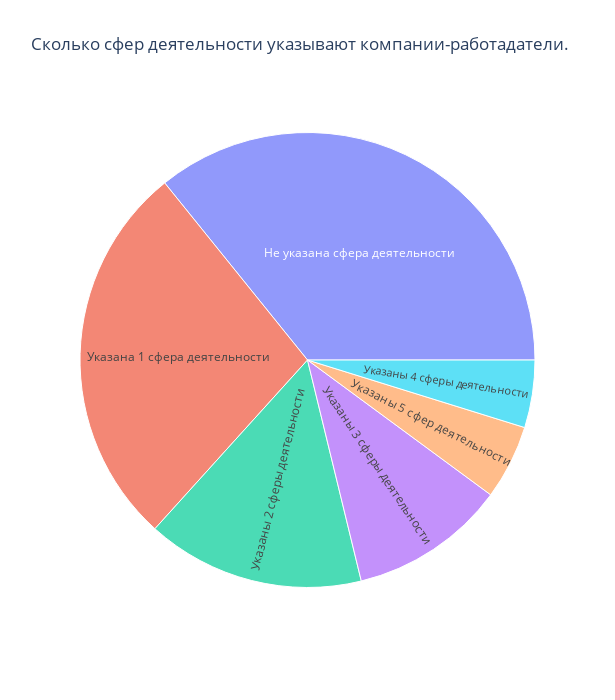

Notebook code cell kept with this figure:
### Code cell
# результат запроса

result = pd.read_sql_query(query_5_5, connection)
print(f"На 3-м месте в алфавитном списке находится компания «{result.iloc[0, 0]}», у которой указано четыре сферы деятельности.")

# Для лучшего понимания указывают ли работодатели сферу деятельности и количество отмеченных сфер деятельности, построим круговую диаграмму
import plotly.express as px

result_1 = pd.read_sql_query(query_5_5_1, connection)
result_1['percent'] = round(result_1['count']/(result_1['count'].sum())*100, 1)
labels = {0:'Не указана сфера деятельности', 1:'Указана 1 сфера деятельности', 2:'Указаны 2 сферы деятельности',3:'Указаны 3 сферы деятельности', 4:'Указаны 4 сферы деятельности', 5:'Указаны 5 сфер деятельности'}
result_1['count_industries_of_employers'] = result_1['count_industries_of_employers'].replace(labels)
fig = px.sunburst(data_frame=result_1, path=['count_industries_of_employers'], values='percent', width=615, height=700, 
                  title="Сколько сфер деятельности указывают компании-работадатели.")
                  #labels = {0:'Не указана сфера деятельности', 1:'Указана одна сфера деятельности', 2:'Указаны две сферы деятельности', 3:'Указаны три сферы деятельности', 4:'Указаны четыре сферы деятельности', 5:'Указаны пять сфер деятельности'})
                 # names=['Не указана сфера деятельности', 'Указана одна сфера деятельности', 'Указаны две сферы деятельности', 'Указаны три сферы деятельности', 'Указаны четыре сферы деятельности', 'Указаны пять сфер деятельности'])
fig.show("png")
#result_1

### Figure 1 — Plotly figure (JSON) as saved in the notebook; plotly's stock layout.template omitted (floating-point values rounded to 4 significant figures)
{"data": [{"branchvalues": "total", "domain": {"x": [0, 1], "y": [0, 1]}, "hovertemplate": "labels=%{label}<br>percent=%{value}<br>parent=%{parent}<br>id=%{id}<extra></extra>", "ids": ["Не указана сфера деятельности", "Указана 1 сфера деятельности", "Указаны 2 сферы деятельности", "Указаны 3 сферы деятельности", "Указаны 4 сферы деятельности", "Указаны 5 сфер деятельности"], "labels": ["Не указана сфера деятельности", "Указана 1 сфера деятельности", "Указаны 2 сферы деятельности", "Указаны 3 сферы деятельности", "Указаны 4 сферы деятельности", "Указаны 5 сфер деятельности"], "name": "", "parents": ["", "", "", "", "", ""], "type": "sunburst", "values": [35.8, 27.5, 15.5, 11.1, 4.8, 5.3]}], "layout": {"height": 700, "legend": {"tracegroupgap": 0}, "title": {"text": "Сколько сфер деятельности указывают компании-работадатели."}, "width": 615}}
